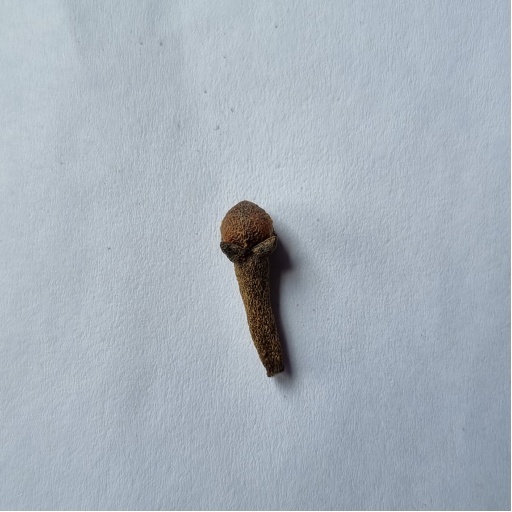
#> input picture data/20250812_112524.jpg, 512 x 512 px
$ python -i handcrafted_features.py   (imports and definitions only)   (older library calls are emulated)
#> lines starting #> are read from the running program, lines starting #| are printed output that depends on the picture
"""
handcrafted_features.py
-----------------------
93-dimensional CIELAB colour + GLCM texture feature extractor.

Feature vector composition
~~~~~~~~~~~~~~~~~~~~~~~~~~~
┌─────────────────────────────────────────┬────────┐
│ Descriptor group                        │  Dims  │
├─────────────────────────────────────────┼────────┤
│ L*a*b* colour histograms                │   64   │
│   a* channel: 32-bin normalised hist    │  (32)  │
│   b* channel: 32-bin normalised hist    │  (32)  │
├─────────────────────────────────────────┼────────┤
│ Statistical colour moments              │    9   │
│   Mean, std, skew for L*, a*, b*        │        │
├─────────────────────────────────────────┼────────┤
│ GLCM texture (L* channel)               │   20   │
│   distance=1, angles={0°,45°,90°,135°} │        │
│   properties: contrast, dissimilarity,  │        │
│               homogeneity, energy,      │        │
│               correlation (×4 angles)  │        │
└─────────────────────────────────────────┴────────┘
Total: 64 + 9 + 20 = 93 dimensions.

CIELAB is used as the working colour space because it provides perceptual
uniformity — equal Euclidean distances correspond to equal perceived colour
differences — which aligns directly with the visual criteria ZSTC graders
apply when distinguishing the golden (Grade I), faded (Grade II), and
oxidised-brown (Grades III–IV) surface colours of cloves.

Best SVM result: 96.23% macro F1 (C=10, γ='scale', RBF kernel).
Best RF result:  92.11% macro F1 (n_estimators=200).

Reference
---------
Haralick, R. M., Shanmugam, K., & Dinstein, I. (1973). Textural features
for image classification. IEEE Transactions on Systems, Man, and
Cybernetics, 3(6), 610–621.
"""

from __future__ import annotations

from pathlib import Path
from typing import List, Optional, Tuple

import cv2
import numpy as np
from PIL import Image
from skimage import img_as_ubyte
from skimage.feature import graycomatrix, graycoprops


# --------------------------------------------------------------------------- #
# Individual descriptor functions
# --------------------------------------------------------------------------- #
def extract_colour_histograms(lab_img: np.ndarray, bins: int = 32) -> np.ndarray:
    """Normalised a* and b* channel histograms (64 dims).

    L* (lightness) is excluded because ZSTC grade discrimination is driven
    by chromatic properties (hue and saturation) rather than brightness alone.

    Parameters
    ----------
    lab_img : np.ndarray
        Image in OpenCV L*a*b* format, shape ``(H, W, 3)``, dtype uint8.
    bins : int
        Number of histogram bins per channel (default 32; 2 channels → 64 dims).

    Returns
    -------
    np.ndarray
        Normalised concatenated histogram, shape ``(bins * 2,)``.
    """
    hist_a, _ = np.histogram(
        lab_img[:, :, 1].ravel(), bins=bins, range=(0, 256), density=True
    )
    hist_b, _ = np.histogram(
        lab_img[:, :, 2].ravel(), bins=bins, range=(0, 256), density=True
    )
    return np.concatenate([hist_a, hist_b])


def extract_statistical_moments(lab_img: np.ndarray) -> np.ndarray:
    """Mean, std, and skewness for each L*a*b* channel (9 dims).

    Parameters
    ----------
    lab_img : np.ndarray
        Image in OpenCV L*a*b* format, shape ``(H, W, 3)``.

    Returns
    -------
    np.ndarray
        Shape ``(9,)``: [L_mean, L_std, L_skew, a_mean, a_std, a_skew,
        b_mean, b_std, b_skew].
    """
    features = []
    for c in range(3):
        channel = lab_img[:, :, c].astype(np.float64)
        mean    = np.mean(channel)
        std     = np.std(channel)
        skew    = np.mean((channel - mean) ** 3) / (std ** 3 + 1e-6)
        features.extend([mean, std, skew])
    return np.array(features, dtype=np.float32)


def extract_glcm_features(
    lab_img: np.ndarray,
    distances: List[int] = [1],
    angles: Optional[List[float]] = None,
) -> np.ndarray:
    """Gray-Level Co-occurrence Matrix texture features on L* (20 dims).

    Computes five GLCM properties at 4 angles × 1 distance = 20 values.

    Parameters
    ----------
    lab_img : np.ndarray
        Image in OpenCV L*a*b* format.  Only the L* channel (index 0) is used.
    distances : list[int]
        GLCM inter-pixel distances.
    angles : list[float], optional
        GLCM angles in radians.  Defaults to [0°, 45°, 90°, 135°].

    Returns
    -------
    np.ndarray
        Shape ``(len(distances) * len(angles) * 5,)`` = (1 × 4 × 5) = 20 dims.
    """
    if angles is None:
        angles = [0, np.pi / 4, np.pi / 2, 3 * np.pi / 4]

    l_channel = lab_img[:, :, 0]
    l_ubyte   = img_as_ubyte(l_channel / 255.0)

    features = []
    for dist in distances:
        for angle in angles:
            glcm = graycomatrix(
                l_ubyte,
                distances=[dist],
                angles=[angle],
                levels=256,
                symmetric=True,
                normed=True,
            )
            for prop in ["contrast", "dissimilarity", "homogeneity",
                         "energy", "correlation"]:
                features.append(float(graycoprops(glcm, prop)[0, 0]))

    return np.array(features, dtype=np.float32)


# --------------------------------------------------------------------------- #
# Main extractor
# --------------------------------------------------------------------------- #
def extract_features(image_path: str | Path) -> Optional[np.ndarray]:
    """Extract the full 93-dimensional feature vector from one image.

    Parameters
    ----------
    image_path : str | Path
        Path to a JPEG or PNG image (expected 224×224, RGB).

    Returns
    -------
    np.ndarray or None
        93-dimensional float32 vector, or None if the image could not be
        loaded.
    """
#> called with image_path = '../../data/20250812_112524.jpg'
    path = str(image_path)
    img_bgr = cv2.imread(path)
#> img_bgr is the input picture: shape (512, 512, 3); mean B, G, R 187.2, 177, 167.1
    if img_bgr is None:
        print(f"[handcrafted_features] Could not read: {path}")
        return None

    img_rgb = cv2.cvtColor(img_bgr, cv2.COLOR_BGR2RGB)
    img_lab = cv2.cvtColor(img_rgb, cv2.COLOR_RGB2LAB)
#> img_lab: shape (512, 512, 3); mean of channels 0, 1, 2 182.7, 126.6, 121.6

    hist = extract_colour_histograms(img_lab)     # 64 dims
#> in extract_colour_histograms, `hist_a, _ = np.histogram( lab_img[:, :, 1].ravel(), bins=bins, range=(..`: hist_a = 32 values, max 0.12 at index 15, min 0 at index 0, mean 0.00391
#> in extract_colour_histograms, `hist_b, _ = np.histogram( lab_img[:, :, 2].ravel(), bins=bins, range=(..`: hist_b = 32 values, max 0.103 at index 15, min 0 at index 0, mean 0.00391
#> hist = 64 values, max 0.12 at index 15, min 0 at index 0, mean 0.00391
    stat = extract_statistical_moments(img_lab)   #  9 dims
#> the loop in extract_statistical_moments, `for c in range(3):` made 3 passes
#> (mean, std, skew) on passes 1 to 3: (182.7, 26.91, -3.99), (126.6, 1.45, 5.13), (121.6, 3.11, 5.39)
#> pass 3, in extract_statistical_moments, `channel = lab_img[:, :, c].astype(np.float64)`:
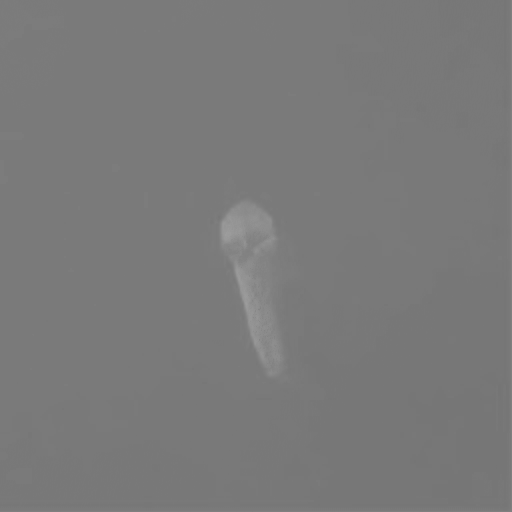
#> channel: shape (512, 512) float64; min 117, max 157, mean 121.6
#> after the loop in extract_statistical_moments, `for c in range(3):`: features = [182.7, 26.91, -3.99, 126.6, 1.45, 5.13, 121.6, 3.11, 5.39]
#> stat has the same summary as features in extract_statistical_moments
    glcm = extract_glcm_features(img_lab)         # 20 dims
#> after the loop in extract_glcm_features, `for dist in distances:`: features = [92.38, 6.43, 0.17, 0.0318, 0.936, 114.5, 6.93, 0.16, 0.0311, 0.92, 44.82, 3.63, 0.289, 0.0425, 0.969, 103, 6.25, 0.176, 0.0327, 0.928]
#> glcm = 20 values, max 114.5 at index 5, min 0.0311 at index 8, mean 19.13

    return np.concatenate([hist, stat, glcm]).astype(np.float32)


# [67 lines left out: functions extract_dataset, feature_subset, not called in this run]

>>> result = extract_features('../../data/20250812_112524.jpg')
#> result = 93 values, max 182.7 at index 64, min -3.99 at index 66, mean 9.16

$ run again, on data/20250812_112658.jpg
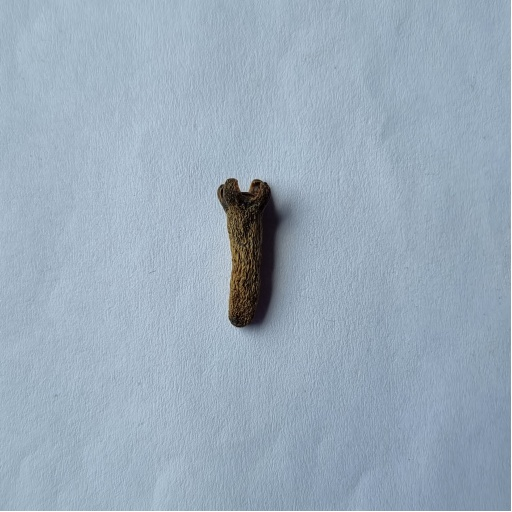
#> input picture data/20250812_112658.jpg, 512 x 512 px
#> in extract_features, img_bgr is the input picture: shape (512, 512, 3); mean B, G, R 187, 171.4, 154.5
#> img_lab: shape (512, 512, 3); mean of channels 0, 1, 2 176.5, 125.6, 118.1
#> hist_a = 32 values, max 0.122 at index 15, min 0 at index 0, mean 0.00391
#> hist_b = 32 values, max 0.119 at index 14, min 0 at index 0, mean 0.00391
#> hist = 64 values, max 0.122 at index 15, min 0 at index 0, mean 0.00391
#> the loop in extract_statistical_moments, `for c in range(3):` made 3 passes
#> (mean, std, skew) on passes 1 to 3: (176.5, 24.94, -4.16), (125.6, 1.21, 4.74), (118.1, 3.25, 6.37)
#> pass 1, in extract_statistical_moments, `channel = lab_img[:, :, c].astype(np.float64)`:
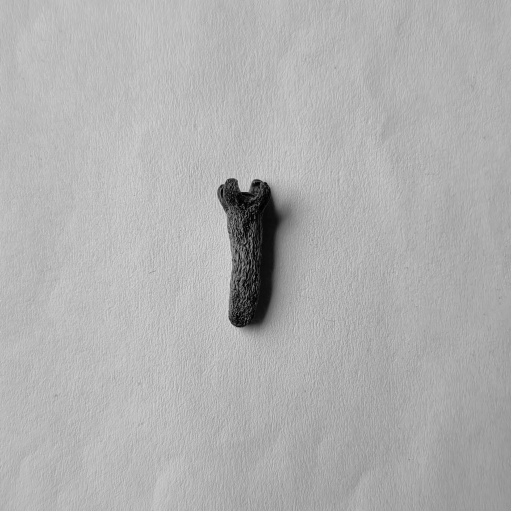
#> channel: shape (512, 512) float64; min 0, max 255, mean 176.5
#> after the loop in extract_statistical_moments, `for c in range(3):`: features = [176.5, 24.94, -4.16, 125.6, 1.21, 4.74, 118.1, 3.25, 6.37]
#> stat has the same summary as features in extract_statistical_moments
#> after the loop in extract_glcm_features, `for dist in distances:`: features = [129.8, 7.87, 0.138, 0.0298, 0.895, 147.4, 8.09, 0.135, 0.0298, 0.88, 51.93, 4.22, 0.256, 0.04, 0.958, 134.8, 7.61, 0.143, 0.0305, 0.89]
#> glcm = 20 values, max 147.4 at index 5, min 0.0298 at index 8, mean 24.81
#> result = 93 values, max 176.5 at index 64, min -4.16 at index 66, mean 10.25

$ run again, on data/20250812_112727.jpg
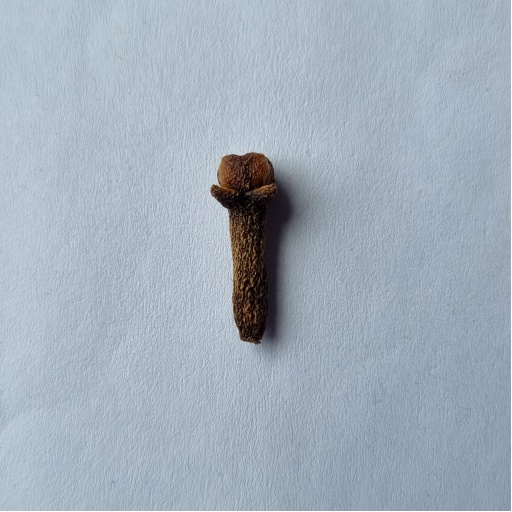
#> input picture data/20250812_112727.jpg, 512 x 512 px
#> in extract_features, img_bgr is the input picture: shape (512, 512, 3); mean B, G, R 186.9, 174.3, 162.6
#> img_lab: shape (512, 512, 3); mean of channels 0, 1, 2 179.8, 126.7, 120.3
#> hist_a = 32 values, max 0.119 at index 15, min 0 at index 0, mean 0.00391
#> hist_b = 32 values, max 0.0763 at index 15, min 0 at index 0, mean 0.00391
#> hist = 64 values, max 0.119 at index 15, min 0 at index 0, mean 0.00391
#> the loop in extract_statistical_moments, `for c in range(3):` made 3 passes
#> (mean, std, skew) on passes 1 to 3: (179.8, 31.41, -3.59), (126.7, 1.93, 5.4), (120.3, 3.52, 5.61)
#> pass 1, in extract_statistical_moments, `channel = lab_img[:, :, c].astype(np.float64)`:
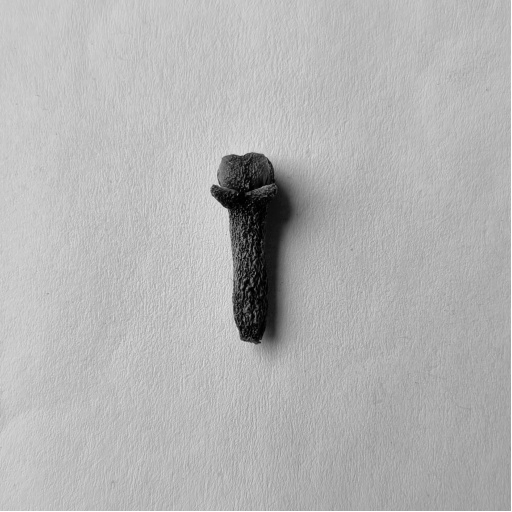
#> channel: shape (512, 512) float64; min 0, max 255, mean 179.8
#> pass 3, in extract_statistical_moments, `channel = lab_img[:, :, c].astype(np.float64)`:
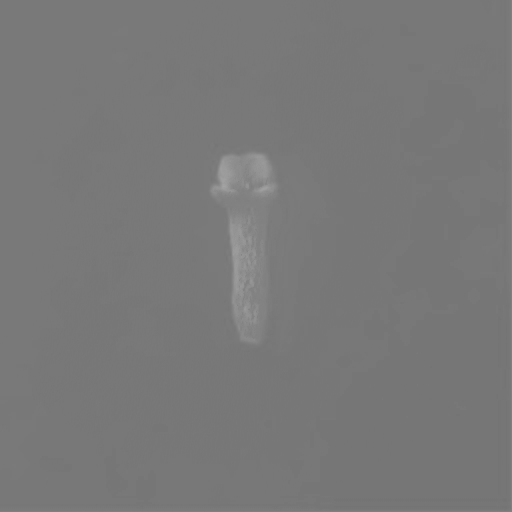
#> channel: shape (512, 512) float64; min 115, max 164, mean 120.3
#> after the loop in extract_statistical_moments, `for c in range(3):`: features = [179.8, 31.41, -3.59, 126.7, 1.93, 5.4, 120.3, 3.52, 5.61]
#> stat has the same summary as features in extract_statistical_moments
#> after the loop in extract_glcm_features, `for dist in distances:`: features = [139.2, 8.37, 0.128, 0.0257, 0.929, 163.3, 8.81, 0.124, 0.0254, 0.917, 58.59, 4.67, 0.23, 0.0342, 0.97, 141.9, 7.98, 0.135, 0.0265, 0.928]
#> glcm = 20 values, max 163.3 at index 5, min 0.0254 at index 8, mean 26.86
#> result = 93 values, max 179.8 at index 64, min -3.59 at index 66, mean 10.85

$ run again, on data/20250814_122943.jpg
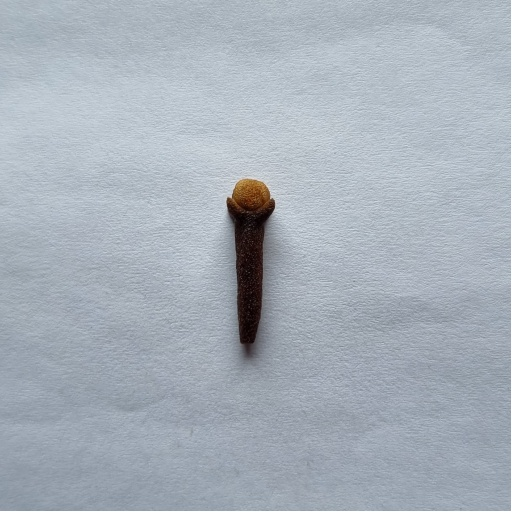
#> input picture data/20250814_122943.jpg, 512 x 512 px
#> in extract_features, img_bgr is the input picture: shape (512, 512, 3); mean B, G, R 185.5, 175.9, 167.1
#> img_lab: shape (512, 512, 3); mean of channels 0, 1, 2 181.8, 126.9, 122
#> hist_a = 32 values, max 0.114 at index 15, min 0 at index 0, mean 0.00391
#> hist_b = 32 values, max 0.122 at index 15, min 0 at index 0, mean 0.00391
#> hist = 64 values, max 0.122 at index 47, min 0 at index 0, mean 0.00391
#> the loop in extract_statistical_moments, `for c in range(3):` made 3 passes
#> (mean, std, skew) on passes 1 to 3: (181.8, 25.53, -3.73), (126.9, 1.54, 7.44), (122, 2.71, 11.16)
#> pass 3, in extract_statistical_moments, `channel = lab_img[:, :, c].astype(np.float64)`:
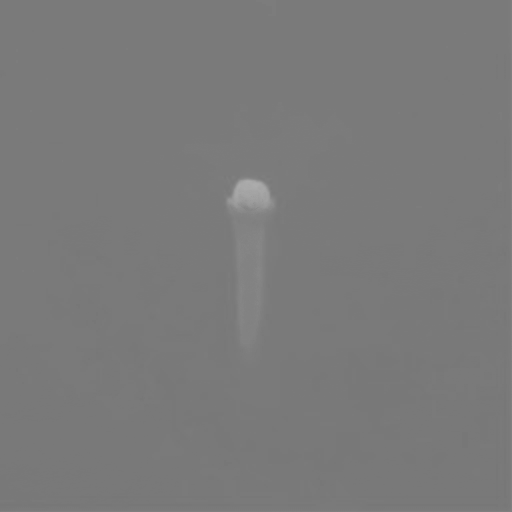
#> channel: shape (512, 512) float64; min 119, max 172, mean 122
#> after the loop in extract_statistical_moments, `for c in range(3):`: features = [181.8, 25.53, -3.73, 126.9, 1.54, 7.44, 122, 2.71, 11.16]
#> stat has the same summary as features in extract_statistical_moments
#> after the loop in extract_glcm_features, `for dist in distances:`: features = [54.27, 4.65, 0.226, 0.0327, 0.958, 138.6, 8.22, 0.132, 0.0252, 0.892, 124.4, 8.1, 0.134, 0.0251, 0.904, 135.5, 8.11, 0.134, 0.0253, 0.895]
#> glcm = 20 values, max 138.6 at index 5, min 0.0251 at index 13, mean 24.31
#> result = 93 values, max 181.8 at index 64, min -3.73 at index 66, mean 10.34
